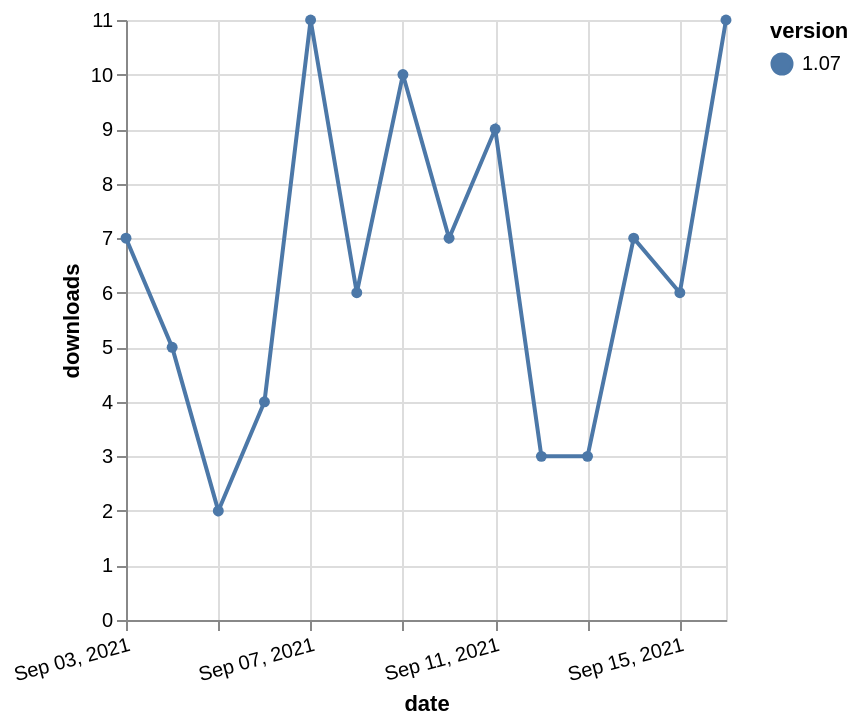

The specification (Vega-Lite) saved for this image:
### Vega-Lite specification from a JSON file in a GitHub repository (floating-point values rounded to 4 significant figures)
{"$schema": "https://vega.github.io/schema/vega-lite/v5.json", "description": "A simple bar chart with embedded data.", "data": {"values": [{"date": "2021-09-03", "total": 2691, "delta": 7, "version": "1.07"}, {"date": "2021-09-04", "total": 2696, "delta": 5, "version": "1.07"}, {"date": "2021-09-05", "total": 2698, "delta": 2, "version": "1.07"}, {"date": "2021-09-06", "total": 2702, "delta": 4, "version": "1.07"}, {"date": "2021-09-07", "total": 2713, "delta": 11, "version": "1.07"}, {"date": "2021-09-08", "total": 2719, "delta": 6, "version": "1.07"}, {"date": "2021-09-09", "total": 2729, "delta": 10, "version": "1.07"}, {"date": "2021-09-10", "total": 2736, "delta": 7, "version": "1.07"}, {"date": "2021-09-11", "total": 2745, "delta": 9, "version": "1.07"}, {"date": "2021-09-12", "total": 2748, "delta": 3, "version": "1.07"}, {"date": "2021-09-13", "total": 2751, "delta": 3, "version": "1.07"}, {"date": "2021-09-14", "total": 2758, "delta": 7, "version": "1.07"}, {"date": "2021-09-15", "total": 2764, "delta": 6, "version": "1.07"}, {"date": "2021-09-16", "total": 2775, "delta": 11, "version": "1.07"}]}, "width": "container", "mark": {"type": "line", "point": {"filled": true}}, "encoding": {"x": {"field": "date", "type": "temporal", "timeUnit": "yearmonthdate", "title": "date", "axis": {"labelAngle": -15}}, "y": {"field": "delta", "type": "quantitative", "title": "downloads"}, "color": {"field": "version", "type": "nominal"}, "tooltip": {"field": "delta"}}}
